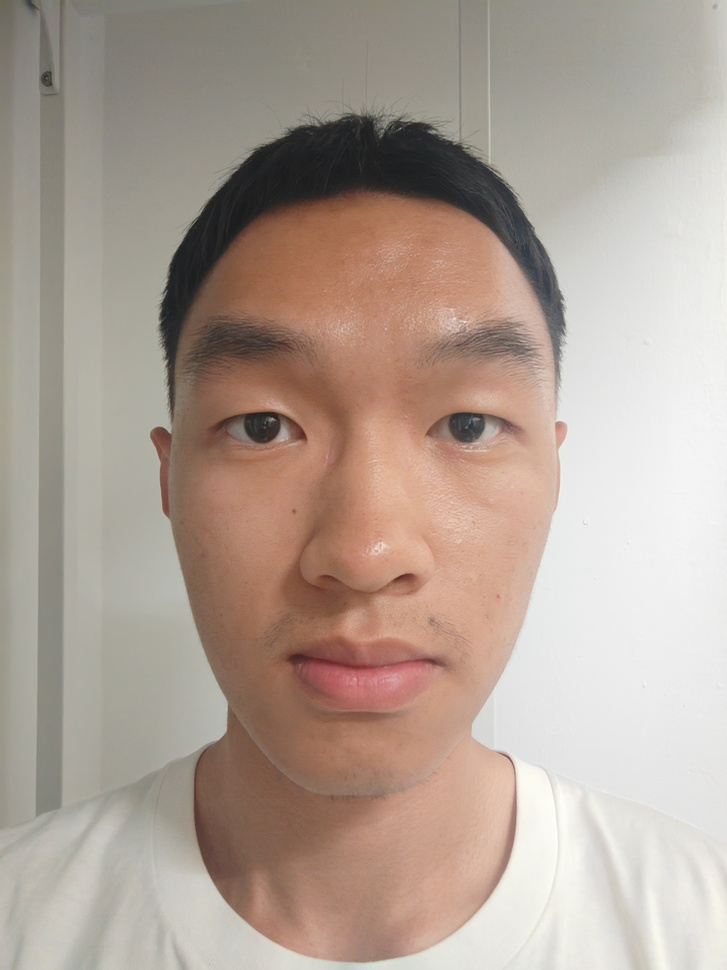
#> input picture images/111.jpg, 727 x 970 px, shrunk from 2448 x 3264 before the run
$ python -i detect_face.py   (imports and definitions only)   (older library calls are emulated)
#> lines starting #> are read from the running program, lines starting #| are printed output that depends on the picture; after the words box and inside, x2 and y2 are one past the last pixel; in counts of white or black regions, pixels touching at a corner belong together
#> further down, picture is the input picture: shape (970, 727, 3); mean B, G, R 149.5, 160.7, 176.2
import cv2
import numpy as np


def get_face_mask(image: np.ndarray) -> np.ndarray:
    hsv = cv2.cvtColor(image, cv2.COLOR_BGR2HSV)
#> hsv: shape (970, 727, 3); mean H, S, V 19.9, 41.5, 176.3
    ycrcb = cv2.cvtColor(image, cv2.COLOR_BGR2YCrCb)
#> ycrcb: shape (970, 727, 3); mean of channels 0, 1, 2 164.1, 136.7, 119.8
    # lab = cv2.cvtColor(image, cv2.COLOR_BGR2LAB)

    mask = (
        cv2.inRange(hsv, (0, 50, 60), (25, 120, 240))
        | cv2.inRange(hsv, (155, 50, 60), (179, 120, 240))
        | cv2.inRange(ycrcb, (0, 133, 77), (255, 173, 127))
        # | cv2.inRange(lab[..., 0], 0, 128)
        # | cv2.inRange(lab, (0, 128 - 5, 128 - 5), (255, 128 - 5, 128 + 20))
    )
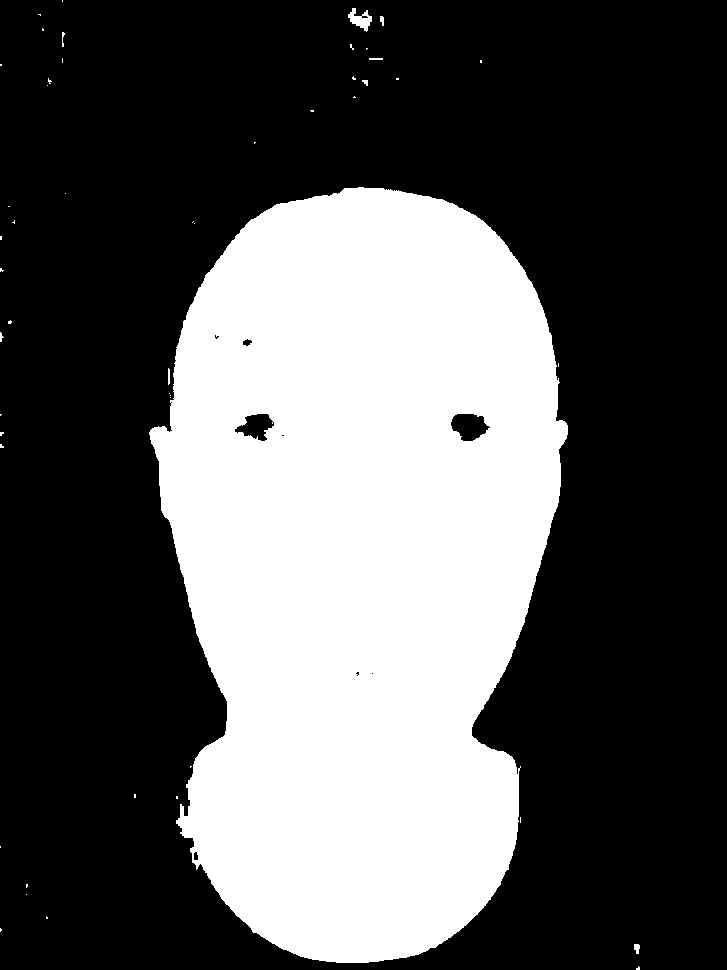
#> mask: shape (970, 727); 34.9% white; 49 white regions (40 under 20 px), largest, box (x1, y1, x2, y2) and area: (149, 187, 568, 963) 245092, (348, 8, 372, 32) 283, (634, 944, 640, 954) 46

    cr = ycrcb[:, :, 1]
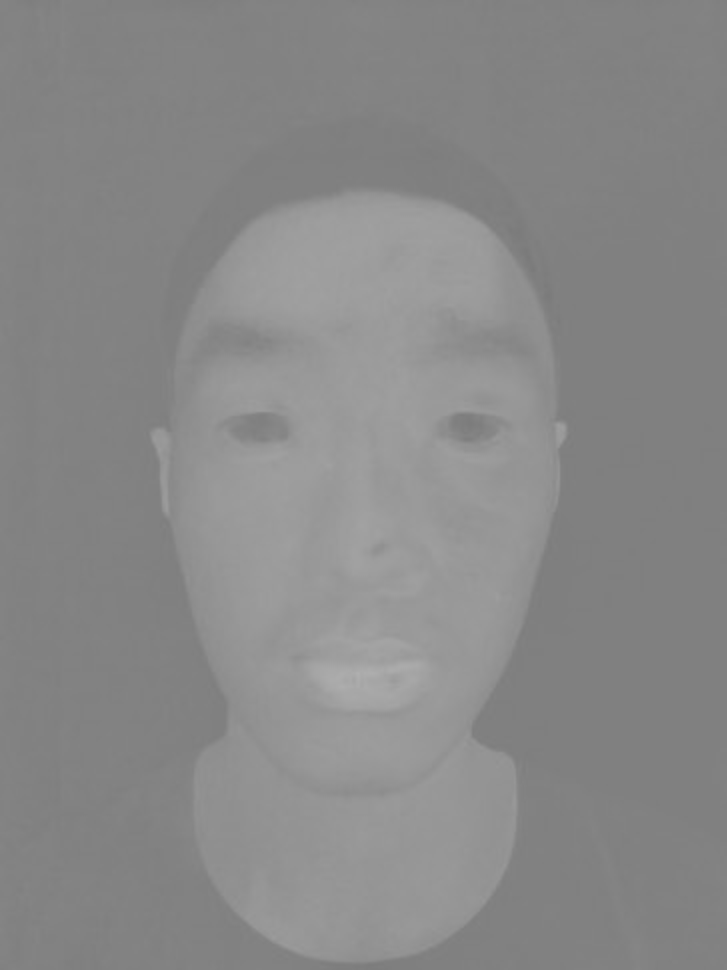
#> cr: shape (970, 727); min 122, max 176, mean 136.7
    _, mask_cr = cv2.threshold(cr, 0, 255, cv2.THRESH_BINARY + cv2.THRESH_OTSU)
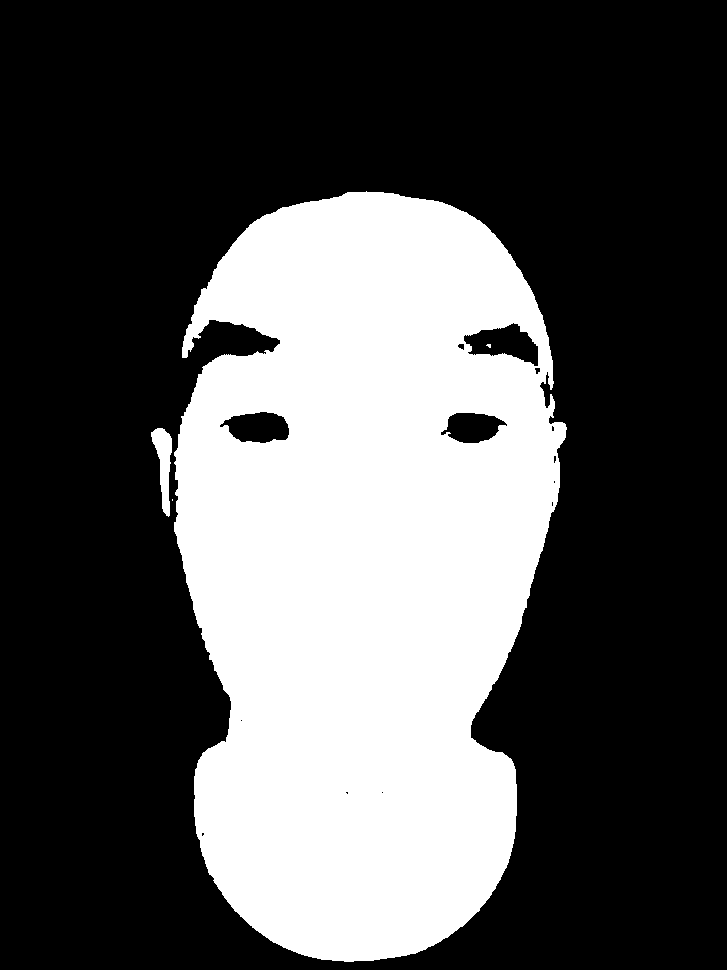
#> mask_cr: shape (970, 727); 32.8% white; 4 white regions (2 under 20 px), largest, box (x1, y1, x2, y2) and area: (174, 191, 567, 962) 230182, (151, 428, 172, 517) 961
    mask = mask | mask_cr
#> mask: shape (970, 727); 34.9% white; 49 white regions (40 under 20 px), largest, box (x1, y1, x2, y2) and area: (149, 187, 568, 963) 245100, (348, 8, 372, 32) 283, (634, 944, 640, 954) 46

    kernel = cv2.getStructuringElement(cv2.MORPH_ELLIPSE, (15, 15))
    mask = cv2.morphologyEx(mask, cv2.MORPH_OPEN, kernel, iterations=1)
#> mask: shape (970, 727); 34.7% white; 1 white region, box (x1, y1, x2, y2) and area: (150, 187, 568, 963) 244696
    kernel = cv2.getStructuringElement(cv2.MORPH_ELLIPSE, (35, 35))
    mask = cv2.morphologyEx(mask, cv2.MORPH_CLOSE, kernel, iterations=1)
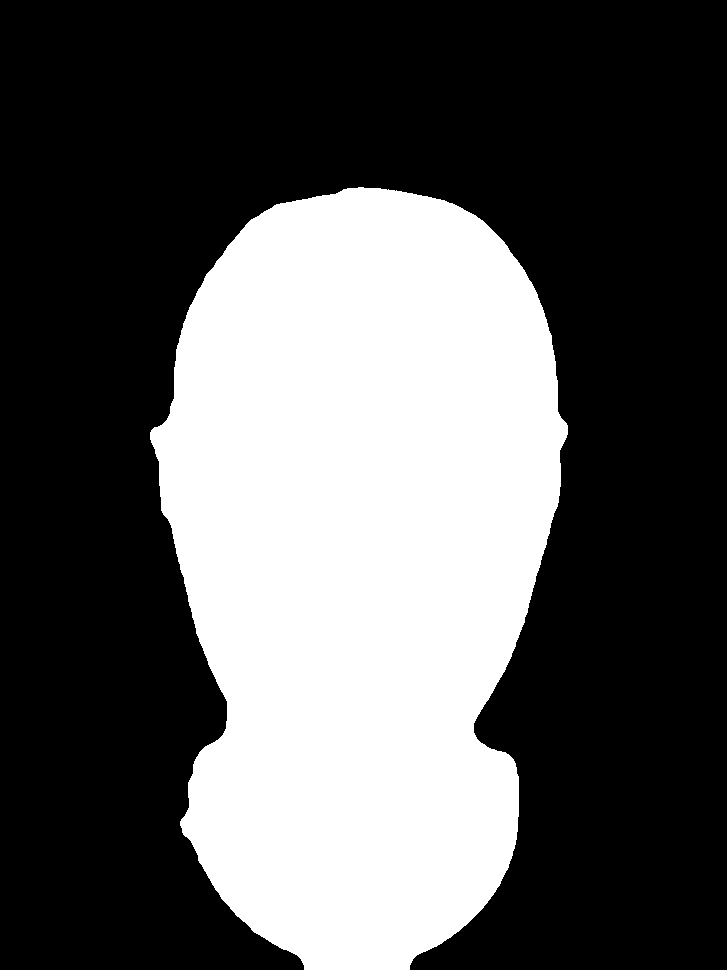
#> mask: shape (970, 727); 35.1% white; 1 white region

    contours, _ = cv2.findContours(mask, cv2.RETR_EXTERNAL, cv2.CHAIN_APPROX_SIMPLE)
#> contours = 1 contour; box (x1, y1, x2, y2) and area: (150, 187, 568, 970) 246503
    face = np.zeros_like(mask)
    if contours:
        c = max(contours, key=cv2.contourArea)
#> c = contour of 918 points, box (x1, y1, x2, y2) (150, 187, 568, 970), area 246503
        cv2.drawContours(face, [c], -1, 255, thickness=-1)

    # mask 未联通，final 已联通
    # 膨胀操作使得轮廓扩大
    kernel = cv2.getStructuringElement(cv2.MORPH_ELLIPSE, (11, 11))
    face = cv2.dilate(face, kernel, iterations=1)
#> face: shape (970, 727); 36.5% white; 1 white region, box (x1, y1, x2, y2) and area: (145, 182, 573, 970) 257719

    face = cv2.GaussianBlur(face, (51, 51), 0)
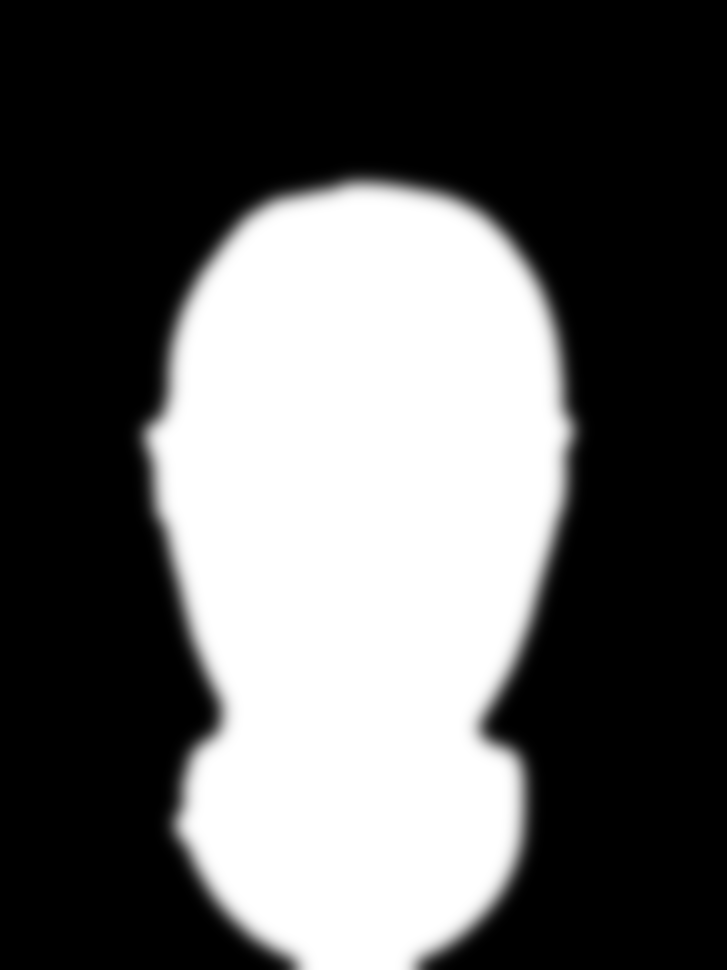
#> face: shape (970, 727); min 0, max 255, mean 93.2
    _, face = cv2.threshold(face, 128, 255, cv2.THRESH_BINARY)
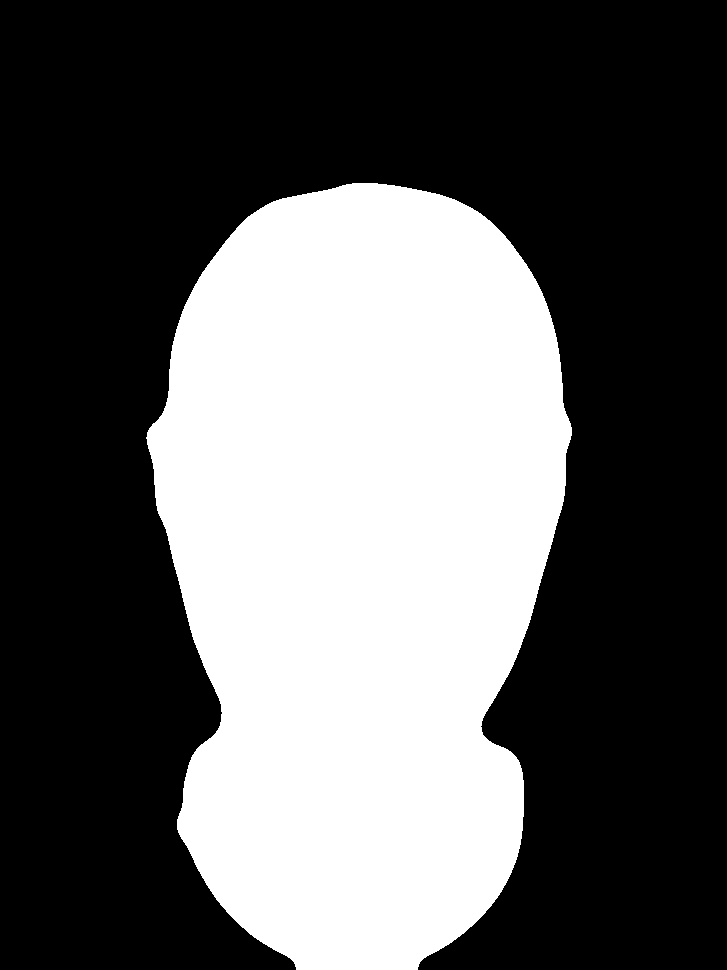
#> face: shape (970, 727); 36.5% white; 1 white region, box (x1, y1, x2, y2) and area: (146, 183, 572, 970) 257491

    return face


def sobel_edge(gray: np.ndarray, k_size: int = 3) -> np.ndarray:
    grad_x = cv2.Sobel(gray, cv2.CV_64F, 1, 0, ksize=k_size)
    grad_y = cv2.Sobel(gray, cv2.CV_64F, 0, 1, ksize=k_size)

    mag = np.sqrt(grad_x**2 + grad_y**2)
    mag = np.clip(mag / mag.max() * 255, 0, 255).astype(np.uint8)
    return mag


def canny_edge(
    gray: np.ndarray, low_thresh: int = 50, high_thresh: int = 150
) -> np.ndarray:
    return cv2.Canny(gray, low_thresh, high_thresh)

>>> import cv2
>>> picture = cv2.imread('../images/111.jpg')
>>> result = get_face_mask(picture)

$ run again, on images/222.jpg
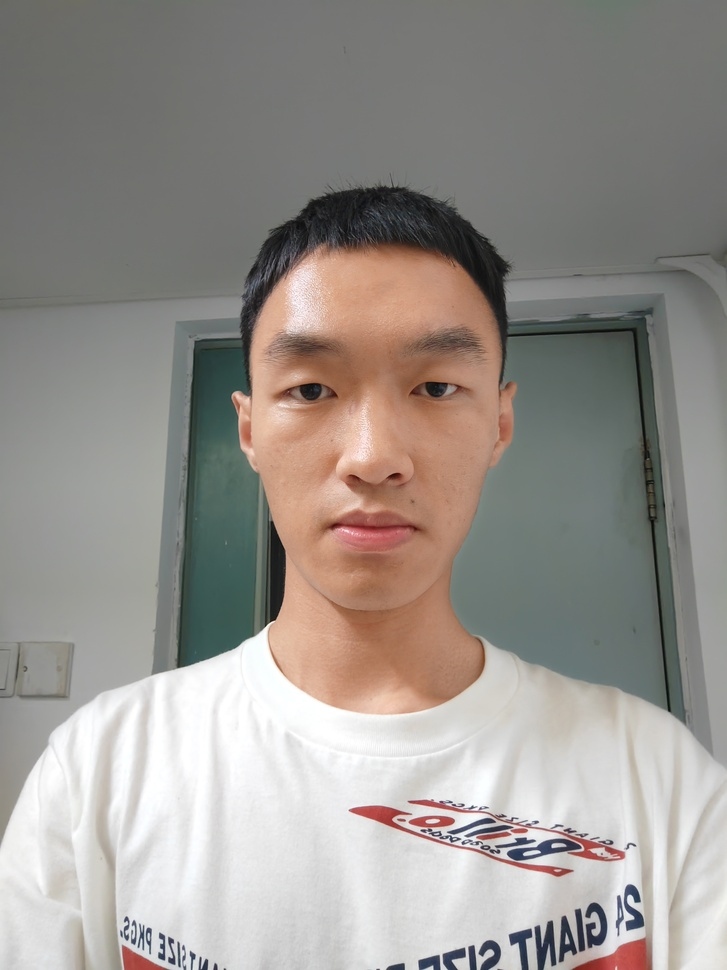
#> input picture images/222.jpg, 727 x 970 px, shrunk from 2448 x 3264 before the run
#> picture is the input picture: shape (970, 727, 3); mean B, G, R 142.2, 147.4, 152.7
#> hsv: shape (970, 727, 3); mean H, S, V 37.7, 23.9, 155.1
#> ycrcb: shape (970, 727, 3); mean of channels 0, 1, 2 148.4, 131, 124.6
#> mask_cr: shape (970, 727); 14.4% white; 8 white regions (1 under 20 px), largest, box (x1, y1, x2, y2) and area: (232, 243, 516, 715) 95950, (408, 800, 626, 862) 1704, (349, 805, 573, 878) 1700
#> in get_face_mask, `mask = cv2.morphologyEx(mask, cv2.MORPH_CLOSE, kernel, iterations=1)`:
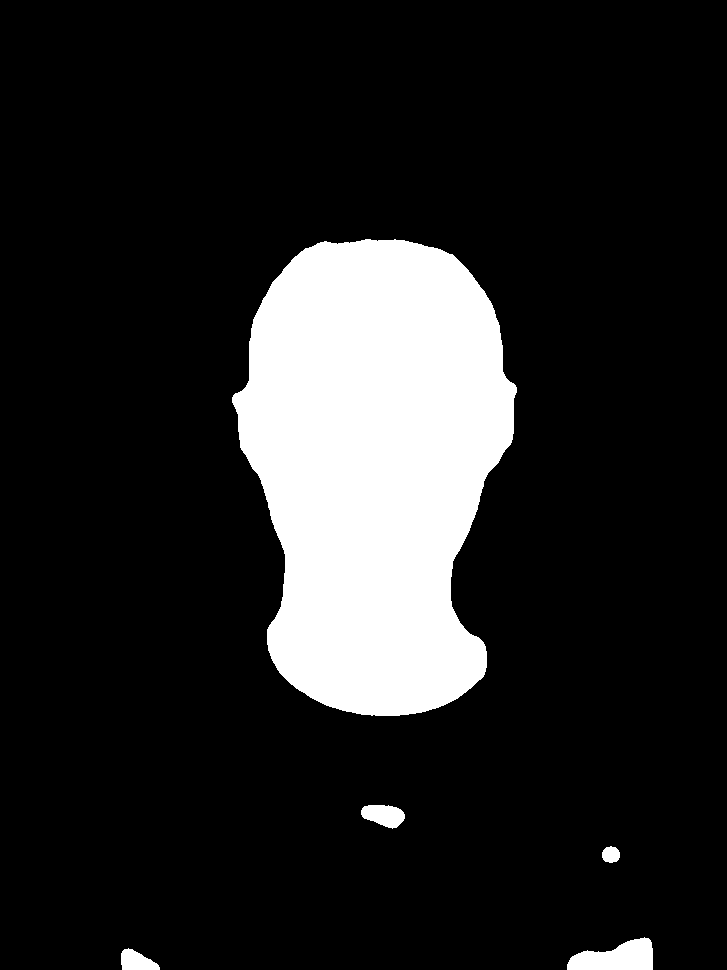
#> mask: shape (970, 727); 14.8% white; 5 white regions
#> contours = 5 contours; box (x1, y1, x2, y2) and area: (232, 239, 517, 716) 99978, (567, 937, 653, 970) 1820, (361, 805, 405, 829) 697, (121, 948, 160, 970) 528, (602, 846, 620, 863) 215
#> c = contour of 569 points, box (x1, y1, x2, y2) (232, 239, 517, 716), area 99978
#> in get_face_mask, `_, face = cv2.threshold(face, 128, 255, cv2.THRESH_BINARY)`:
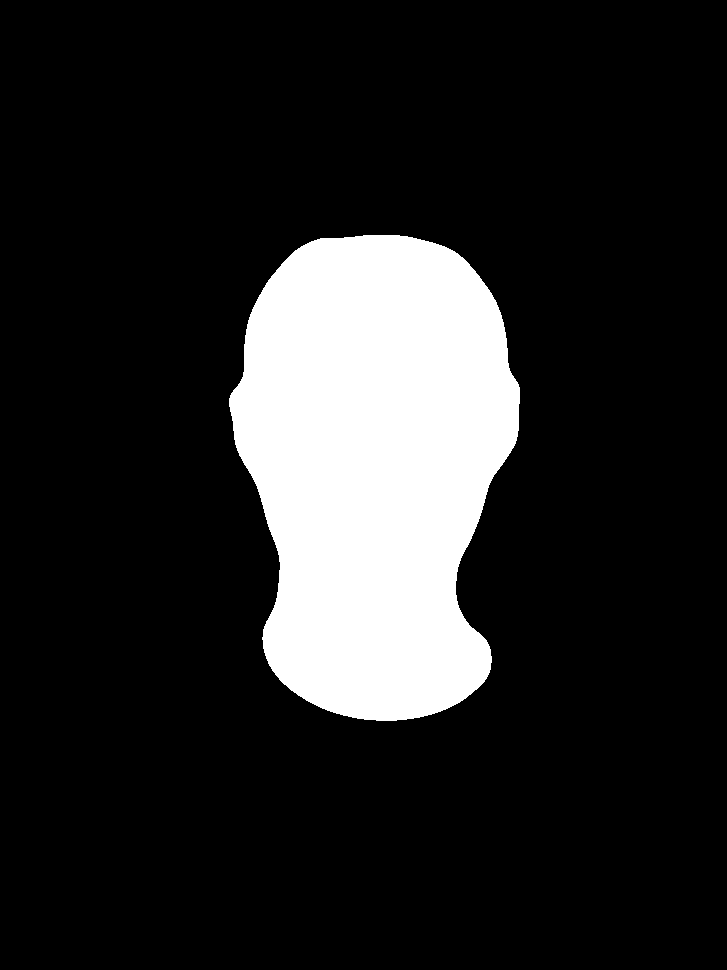
#> face: shape (970, 727); 15.2% white; 1 white region, box (x1, y1, x2, y2) and area: (229, 235, 520, 721) 107132
